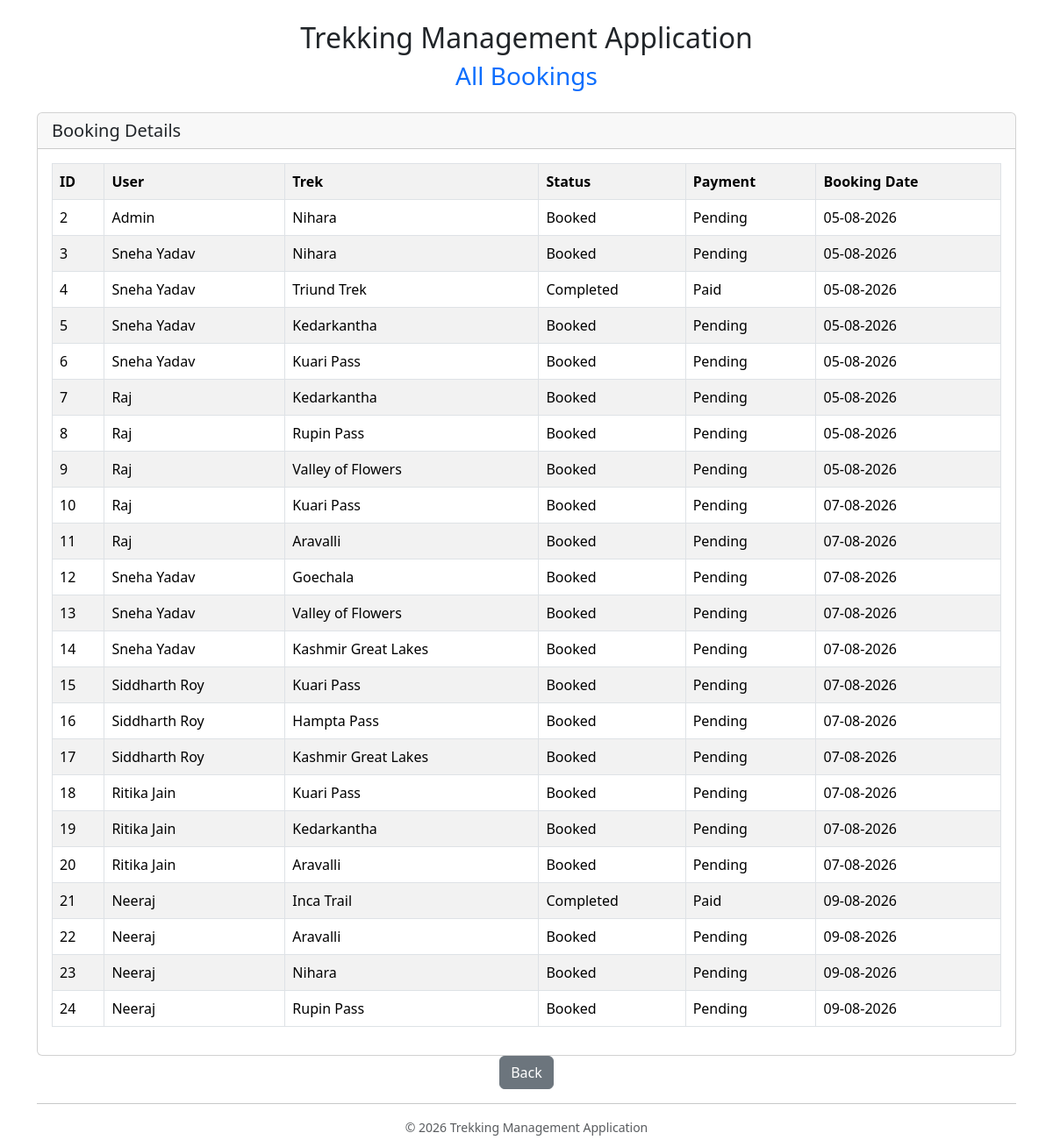
/all_bookings, run on the app's committed database.
### models.py (models this page shows)
class Booking(db.Model):
    __tablename__ = "bookings"
    id = db.Column(db.Integer, primary_key=True)
    user_id = db.Column(db.Integer, db.ForeignKey("users.id"), nullable=False)
    trek_id = db.Column(db.Integer, db.ForeignKey("treks.id"), nullable=False)
    booking_status = db.Column(db.String(20), default="Booked")
    payment_status = db.Column(db.String(20), default="Pending")
    booking_date = db.Column(db.DateTime, default=datetime.utcnow)
    trek = db.relationship("Trek", backref= "bookings")
    user = db.relationship("User", backref="bookings")

class User(db.Model):
    __tablename__ = "users"
    id = db.Column(db.Integer, primary_key = True)
    name = db.Column(db.String(100), nullable = False)
    email = db.Column(db.String(120), unique=True , nullable= False)
    password = db.Column(db.String(120), nullable = False)
    role = db.Column(db.String(20), nullable = False)
    approved = db.Column(db.Boolean, default = False)
    blacklisted = db.Column(db.Boolean, default = False)
    active = db.Column(db.Boolean, default=True)

class Trek(db.Model):
    __tablename__ = "treks"
    id = db.Column(db.Integer, primary_key = True)
    name = db.Column(db.String(100) , nullable = False)
    location = db.Column(db.String(100), nullable=False)
    difficulty = db.Column(db.String(100), nullable = False)
    duration = db.Column(db.Integer, nullable= False)
    total_slots = db.Column(db.Integer , nullable = False)
    available_slots = db.Column(db.Integer , nullable = False)
    staff_id = db.Column(db.Integer, db.ForeignKey("users.id"), nullable=True)
    staff = db.relationship("User", backref="treks")
    status = db.Column(db.String(100), default = "Open")

### app.py (the view)
@app.route("/all_bookings")
def all_bookings():
    bookings = Booking.query.all()
    return render_template("all_bookings.html", bookings=bookings ,  back_url="/admin")

### templates/all_bookings.html (shortened to what this page needs)
<!DOCTYPE html>
<html>
<head>
    <link href="https://cdn.jsdelivr.net/npm/bootstrap@5.3.7/dist/css/bootstrap.min.css" rel="stylesheet">
</head>
<body class="container mt-4">
<h2 class="text-center mb-2">
    Trekking Management Application
</h2>
<h3 class="text-center text-primary mb-4">All Bookings
</h3>
{% if bookings %}
<div class="card">
    <div class="card-header">
        <h5 class="mb-0">Booking Details</h5>
    </div>
    <div class="card-body">
        <table class="table table-bordered table-hover table-striped">
        <tr>
            <th>ID</th>
            <th>User</th>
            <th>Trek</th>
            <th>Status</th>
            <th>Payment</th>
            <th>Booking Date</th>
        </tr>
        {% for booking in bookings %}
        <tr>
            <td>{{ booking.id }}</td>
            <td>{{ booking.user.name }}</td>
            <td>{{ booking.trek.name }}</td>
            <td>{{ booking.booking_status }}</td>
            <td>{{ booking.payment_status }}</td>
            <td>{{ booking.booking_date.strftime("%d-%m-%Y") }}</td>
        </tr>
        {% endfor %}
        </table>
    </div>
</div>
{% else %}
<p class="alert alert-info text-center">
    No bookings available.
</p>
{% endif %}
<div class="text-center">
    <a href="{{ back_url }}" class="btn btn-secondary">
        Back
    </a>
</div>
<hr>
<footer class="text-center text-muted small">
    <p class="mb-1">
    © 2026 Trekking Management Application</p>
</footer>
</body>
</html>

### data on the page
Booking: id "2", user.name "Admin", trek.name "Nihara", booking_status "Booked", payment_status "Pending", booking_date "05-08-2026"
Booking: id "3", user.name "Sneha Yadav", trek.name "Nihara", booking_status "Booked", payment_status "Pending", booking_date "05-08-2026"
Booking: id "4", user.name "Sneha Yadav", trek.name "Triund Trek", booking_status "Completed", payment_status "Paid", booking_date "05-08-2026"
Booking: id "5", user.name "Sneha Yadav", trek.name "Kedarkantha", booking_status "Booked", payment_status "Pending", booking_date "05-08-2026"
Booking: id "6", user.name "Sneha Yadav", trek.name "Kuari Pass", booking_status "Booked", payment_status "Pending", booking_date "05-08-2026"
Booking: id "7", user.name "Raj", trek.name "Kedarkantha", booking_status "Booked", payment_status "Pending", booking_date "05-08-2026"
Booking: id "8", user.name "Raj", trek.name "Rupin Pass", booking_status "Booked", payment_status "Pending", booking_date "05-08-2026"
Booking: id "9", user.name "Raj", trek.name "Valley of Flowers", booking_status "Booked", payment_status "Pending", booking_date "05-08-2026"
Booking: id "10", user.name "Raj", trek.name "Kuari Pass", booking_status "Booked", payment_status "Pending", booking_date "07-08-2026"
Booking: id "11", user.name "Raj", trek.name "Aravalli", booking_status "Booked", payment_status "Pending", booking_date "07-08-2026"
Booking: id "12", user.name "Sneha Yadav", trek.name "Goechala", booking_status "Booked", payment_status "Pending", booking_date "07-08-2026"
Booking: id "13", user.name "Sneha Yadav", trek.name "Valley of Flowers", booking_status "Booked", payment_status "Pending", booking_date "07-08-2026"
Booking: id "14", user.name "Sneha Yadav", trek.name "Kashmir Great Lakes", booking_status "Booked", payment_status "Pending", booking_date "07-08-2026"
Booking: id "15", user.name "Siddharth Roy", trek.name "Kuari Pass", booking_status "Booked", payment_status "Pending", booking_date "07-08-2026"
Booking: id "16", user.name "Siddharth Roy", trek.name "Hampta Pass", booking_status "Booked", payment_status "Pending", booking_date "07-08-2026"
Booking: id "17", user.name "Siddharth Roy", trek.name "Kashmir Great Lakes", booking_status "Booked", payment_status "Pending", booking_date "07-08-2026"
Booking: id "18", user.name "Ritika Jain", trek.name "Kuari Pass", booking_status "Booked", payment_status "Pending", booking_date "07-08-2026"
Booking: id "19", user.name "Ritika Jain", trek.name "Kedarkantha", booking_status "Booked", payment_status "Pending", booking_date "07-08-2026"
Booking: id "20", user.name "Ritika Jain", trek.name "Aravalli", booking_status "Booked", payment_status "Pending", booking_date "07-08-2026"
Booking: id "21", user.name "Neeraj", trek.name "Inca Trail", booking_status "Completed", payment_status "Paid", booking_date "09-08-2026"
Booking: id "22", user.name "Neeraj", trek.name "Aravalli", booking_status "Booked", payment_status "Pending", booking_date "09-08-2026"
Booking: id "23", user.name "Neeraj", trek.name "Nihara", booking_status "Booked", payment_status "Pending", booking_date "09-08-2026"
Booking: id "24", user.name "Neeraj", trek.name "Rupin Pass", booking_status "Booked", payment_status "Pending", booking_date "09-08-2026"
